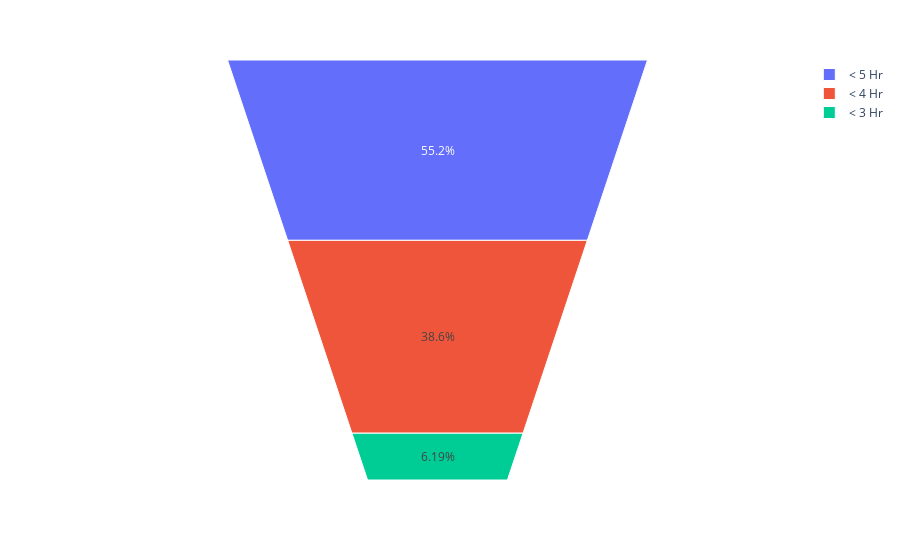

The cell this chart's notebook holds for it:
### Code cell
fig2 = px.funnel_area(names = runners_by_gender_T.index[::-1].tolist(),
                      values = runners_by_gender_T.Total[::-1].tolist())

fig2.show()

### Figure 1 — Plotly figure (JSON) as saved in the notebook; plotly's stock layout.template omitted (floating-point values rounded to 4 significant figures)
{"data": [{"domain": {"x": [0, 1], "y": [0, 1]}, "hovertemplate": "label=%{label}<br>value=%{value}<extra></extra>", "labels": ["< 5 Hr", "< 4 Hr", "< 3 Hr"], "legendgroup": "", "name": "", "showlegend": true, "type": "funnelarea", "values": [13822, 9670, 1549]}], "layout": {"legend": {"tracegroupgap": 0}, "margin": {"t": 60}}}
